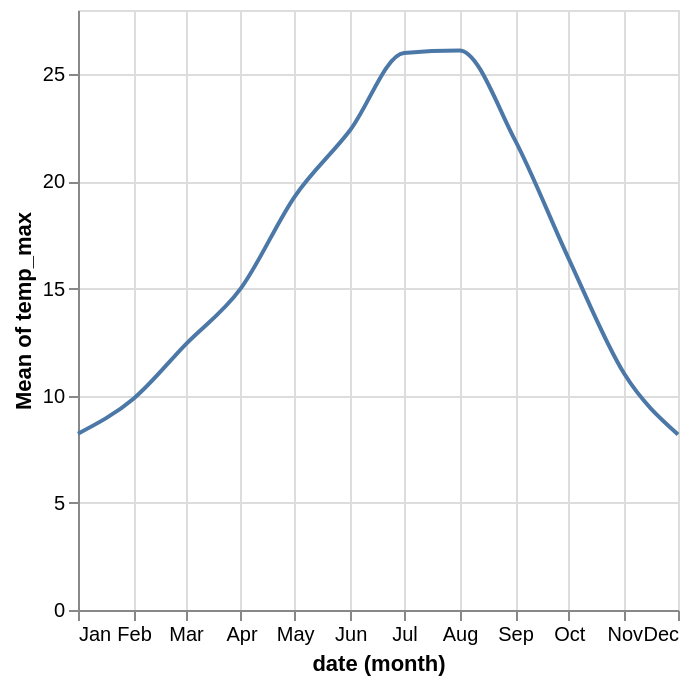

Vega-Lite specification stored for this chart:
### Vega-Lite specification from a JSON file in a GitHub repository (floating-point values rounded to 4 significant figures; data arrays with more than 128 entries replaced by an {"elided": "..."} marker saying what was removed)
{"$schema": "https://vega.github.io/schema/vega-lite/v4.json", "data": {"values": {"elided": "1461 records"}}, "mark": {"type": "line", "interpolate": "monotone"}, "encoding": {"x": {"timeUnit": "month", "field": "date"}, "y": {"aggregate": "mean", "field": "temp_max"}}}
